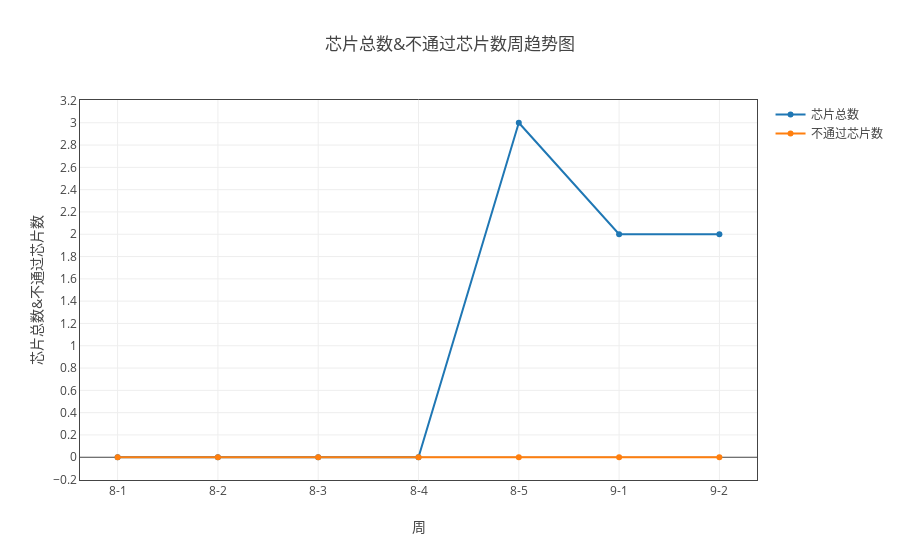
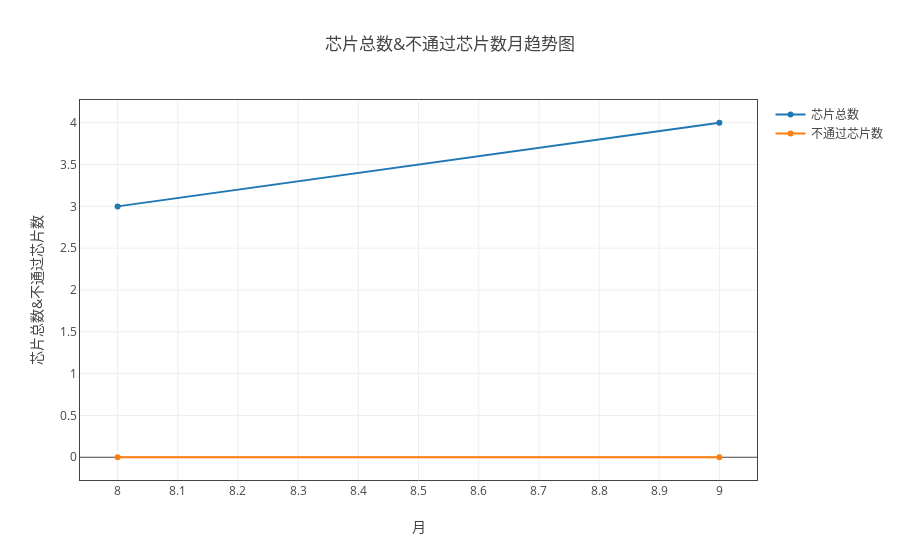

The cell these charts' notebook holds for them, in order:
### Markdown cell above
### 芯片总数和不通过芯片数

### Code cell
data_dict = {'芯片总数':['芯片总数'], '不通过芯片数':['不通过芯片数']}
myModule.plot( all_dict, data_dict, '人员', 'line', all='all')

### Figure 1 — Plotly figure (JSON) as saved in the notebook; plotly's stock layout.template omitted (floating-point values rounded to 4 significant figures)
{"data": [{"name": "芯片总数", "type": "scatter", "uid": "1a5b83b6-c22b-11e8-8e00-a81e84e6c740", "x": ["8-1", "8-2", "8-3", "8-4", "8-5", "9-1", "9-2"], "y": [0, 0, 0, 0, 3, 2, 2]}, {"name": "不通过芯片数", "type": "scatter", "uid": "1a5b91d0-c22b-11e8-8e00-a81e84e6c740", "x": ["8-1", "8-2", "8-3", "8-4", "8-5", "9-1", "9-2"], "y": [0, 0, 0, 0, 0, 0, 0]}], "layout": {"title": "芯片总数&不通过芯片数周趋势图", "xaxis": {"mirror": "all", "nticks": 20, "showgrid": true, "showline": true, "title": "周", "zeroline": true}, "yaxis": {"mirror": "all", "nticks": 20, "showgrid": true, "showline": true, "title": "芯片总数&不通过芯片数", "zeroline": true}}}

### Figure 2 — Plotly figure (JSON) as saved in the notebook; plotly's stock layout.template omitted (floating-point values rounded to 4 significant figures)
{"data": [{"name": "芯片总数", "type": "scatter", "uid": "1a6b91e8-c22b-11e8-8e00-a81e84e6c740", "x": ["8", "9"], "y": [3, 4]}, {"name": "不通过芯片数", "type": "scatter", "uid": "1a6b97f6-c22b-11e8-8e00-a81e84e6c740", "x": ["8", "9"], "y": [0, 0]}], "layout": {"title": "芯片总数&不通过芯片数月趋势图", "xaxis": {"mirror": "all", "nticks": 20, "showgrid": true, "showline": true, "title": "月", "zeroline": true}, "yaxis": {"mirror": "all", "nticks": 20, "showgrid": true, "showline": true, "title": "芯片总数&不通过芯片数", "zeroline": true}}}
